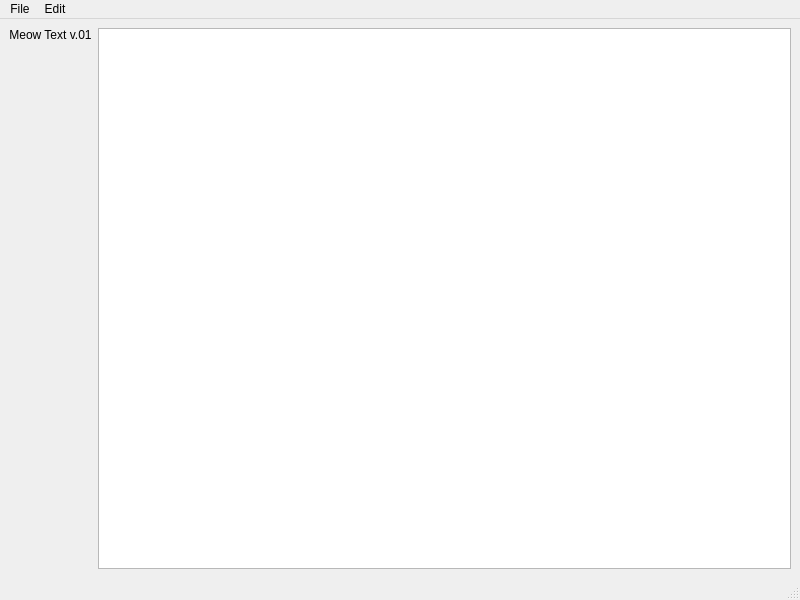
<?xml version="1.0" encoding="UTF-8"?>
<ui version="4.0">
 <class>MainWindow</class>
 <widget class="QMainWindow" name="MainWindow">
  <property name="geometry">
   <rect>
    <x>0</x>
    <y>0</y>
    <width>800</width>
    <height>600</height>
   </rect>
  </property>
  <property name="windowTitle">
   <string>Meow Text</string>
  </property>
  <widget class="QWidget" name="centralwidget">
   <layout class="QGridLayout" name="gridLayout">
    <item row="0" column="1">
     <widget class="QLabel" name="meow_label">
      <property name="layoutDirection">
       <enum>Qt::LeftToRight</enum>
      </property>
      <property name="text">
       <string>Meow Text v.01</string>
      </property>
      <property name="alignment">
       <set>Qt::AlignHCenter|Qt::AlignTop</set>
      </property>
      <property name="wordWrap">
       <bool>false</bool>
      </property>
     </widget>
    </item>
    <item row="0" column="2">
     <widget class="QTextEdit" name="textEdit"/>
    </item>
   </layout>
  </widget>
  <widget class="QMenuBar" name="menubar">
   <property name="geometry">
    <rect>
     <x>0</x>
     <y>0</y>
     <width>800</width>
     <height>27</height>
    </rect>
   </property>
   <widget class="QMenu" name="menuFile">
    <property name="title">
     <string>File</string>
    </property>
    <addaction name="actionNew"/>
    <addaction name="actionOpen"/>
    <addaction name="actionSave"/>
    <addaction name="separator"/>
    <addaction name="actionQuit"/>
   </widget>
   <widget class="QMenu" name="menuEdit">
    <property name="title">
     <string>Edit</string>
    </property>
    <addaction name="actionCopy"/>
    <addaction name="actionCut"/>
    <addaction name="actionPaste"/>
    <addaction name="separator"/>
    <addaction name="actionPreferences"/>
   </widget>
   <addaction name="menuFile"/>
   <addaction name="menuEdit"/>
  </widget>
  <widget class="QStatusBar" name="statusbar"/>
  <action name="actionOpen">
   <property name="text">
    <string>Open</string>
   </property>
  </action>
  <action name="actionNew">
   <property name="text">
    <string>New</string>
   </property>
  </action>
  <action name="actionSave">
   <property name="text">
    <string>Save</string>
   </property>
  </action>
  <action name="actionQuit">
   <property name="text">
    <string>Quit</string>
   </property>
  </action>
  <action name="actionCopy">
   <property name="text">
    <string>Copy</string>
   </property>
  </action>
  <action name="actionPaste">
   <property name="text">
    <string>Paste</string>
   </property>
  </action>
  <action name="actionCut">
   <property name="text">
    <string>Cut</string>
   </property>
  </action>
  <action name="actionFont">
   <property name="text">
    <string>Font</string>
   </property>
  </action>
  <action name="actionPreferences">
   <property name="text">
    <string>Preferences</string>
   </property>
  </action>
 </widget>
 <resources/>
 <connections/>
</ui>
